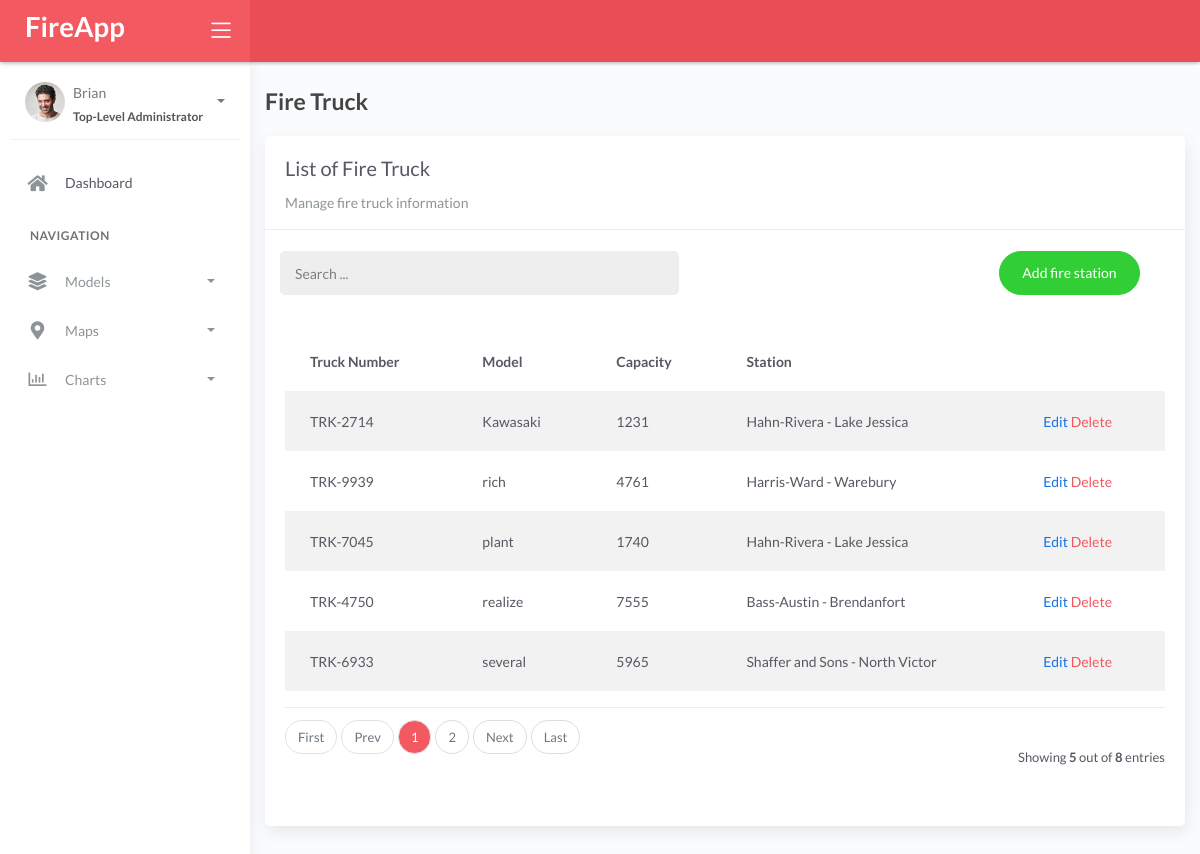
The page /firetruck/ on the database its author committed.
### fire/models.py (models this page shows, shortened)
class BaseModel(models.Model):
    created_at = models.DateTimeField(auto_now_add=True, db_index=True)
    updated_at = models.DateTimeField(auto_now=True)
    class Meta:
        abstract = True

class FireTruck(BaseModel):
    truck_number = models.CharField(max_length=150)
    model = models.CharField(max_length=150)
    capacity = models.CharField(max_length=150)
    station = models.ForeignKey(FireStation, on_delete=models.CASCADE)
    class Meta:
        verbose_name = 'Fire Truck'

class FireStation(BaseModel):
    name = models.CharField(max_length=150)
    latitude = models.DecimalField(
        max_digits=22, decimal_places=16, null=True, blank=True)
    longitude = models.DecimalField(
        max_digits=22, decimal_places=16, null=True, blank=True)
    address = models.CharField(max_length=150)
    city = models.CharField(max_length=150)
    country = models.CharField(max_length=150)
    class Meta:
        verbose_name = 'Fire Station'
    def __str__(self):
        return f"{self.name} - {self.city}"

### fire/views.py (the view)
# urls.py: path('firetruck/', views.FireTruckList.as_view(), name='firetruck'),
class FireTruckList(ListView):
    model = FireTruck
    context_object_name = 'firetruck'
    template_name = 'firetruck/list.html'
    paginate_by = 5
    def get_queryset(self, *args, **kwargs):
        qs = super().get_queryset(*args, **kwargs)
        if self.request.GET.get("q") != None:
            query = self.request.GET.get('q')
            qs = qs.filter(Q(truck_number__icontains=query))
        return qs

### templates/firetruck/list.html (shortened to what this page needs)
{% extends 'base.html' %} {% load static %} {% block content %}
<div class="content">
  <div class="container-fluid">
    <h4 class="page-title mt-4">Fire Truck</h4>
    <div class="row">
      <div class="col-md-12">
        <div class="card">
          <div class="card-header">
            <div class="card-title">List of Fire Truck</div>
            <div class="card-category">Manage fire truck information</div>
          </div>
          <br />
          <div class="col-md-12 row">
            <div class="col-md-6">
              <form
                class="navbar-left navbar-form nav-search mr-md-3"
                action="{% url 'firetruck' %}"
              >
                <div class="input-group">
                  <input
                    type="text"
                    placeholder="Search ..."
                    class="form-control"
                    name="q"
                    value="{{ request.GET.q }}"
                  />
                  <div class="input-group-append">
                    <span class="input-group-text">
                    </span>
                  </div>
                </div>
              </form>
            </div>
            <div class="col-md-6">
              <div class="pull-right">
                <a
                  href="{% url 'firetruck-add' %}"
                  class="btn btn-success btn-rounded"
                  >Add fire station</a
                >
              </div>
            </div>
          </div>
          <div class="card-body">
            <table class="table table-striped mt-3">
              <thead>
                <tr>
                  <th scope="col">Truck Number</th>
                  <th scope="col">Model</th>
                  <th scope="col">Capacity</th>
                  <th scope="col">Station</th>
                </tr>
              </thead>
              <tbody>
                {% for object in object_list %}
                <tr>
                  <td>{{ object.truck_number }}</td>
                  <td>{{ object.model }}</td>
                  <td>{{ object.capacity }}</td>
                  <td>{{ object.station }}</td>
                  <td>
                    <a href="{% url 'firetruck-edit' object.pk %}">Edit</a>
                    <a
                      href="{% url 'firetruck-delete' object.pk %}"
                      class="text-danger"
                      >Delete</a
                    >
                  </td>
                </tr>
                {% endfor %}
              </tbody>
            </table>
            {% include 'includes/pagination.html' %}
          </div>
        </div>
      </div>
    </div>
  </div>
</div>
{% endblock %}

### rows shown on the page
FireTruck: truck_number "TRK-2714", model "Kawasaki", capacity "1231", station "Hahn-Rivera - Lake Jessica"
FireTruck: truck_number "TRK-9939", model "rich", capacity "4761", station "Harris-Ward - Warebury"
FireTruck: truck_number "TRK-7045", model "plant", capacity "1740", station "Hahn-Rivera - Lake Jessica"
FireTruck: truck_number "TRK-4750", model "realize", capacity "7555", station "Bass-Austin - Brendanfort"
FireTruck: truck_number "TRK-6933", model "several", capacity "5965", station "Shaffer and Sons - North Victor"

### other values the page prints
{{ page_num }} "1"
{{ page_num }} "2"
{{ object_list.count }} "5"
{{ paginator.count }} "8"
